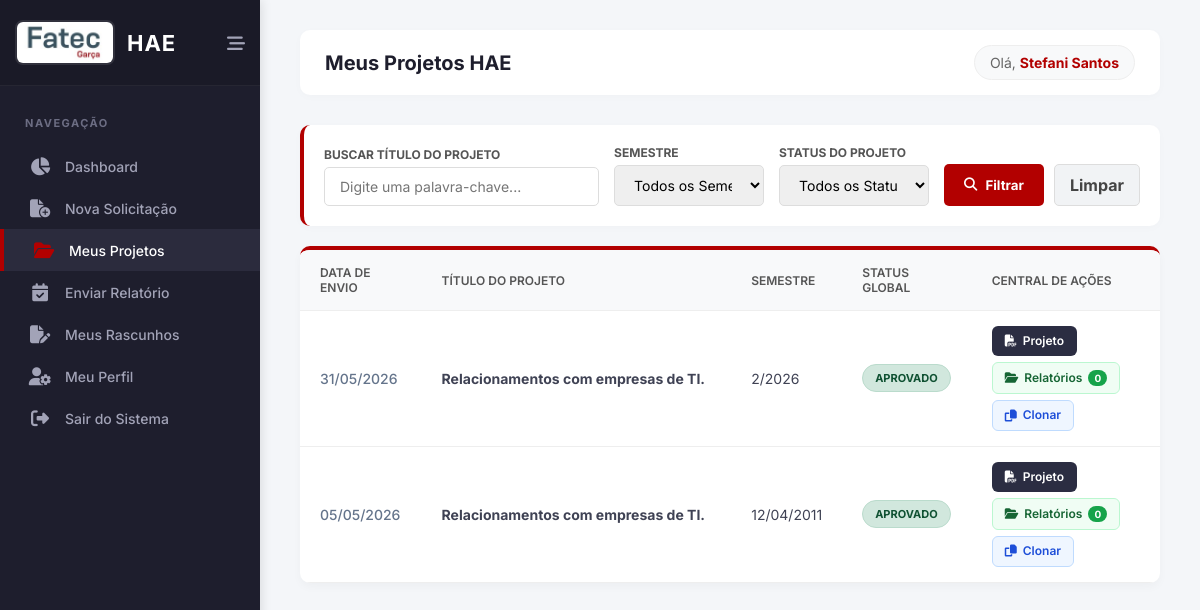
Page /meus_projetos.php (signed in) on the earlier database version.
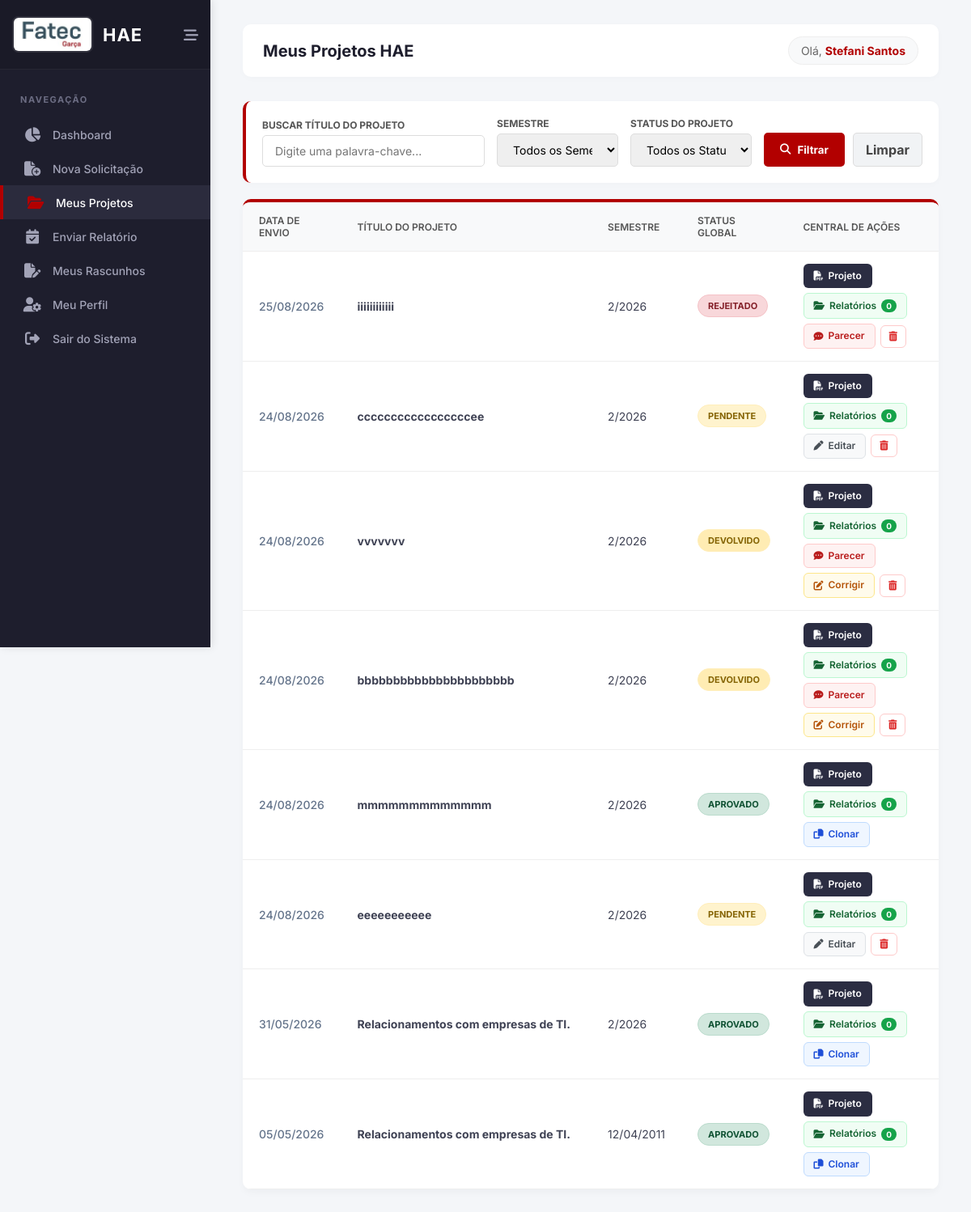
Same page on the later database version.
### tables this page shows
CREATE TABLE `solicitacoes_hae` (
  `id` int(11) NOT NULL,
  `professor_id` int(11) NOT NULL,
  `coordenador_alvo_id` int(11) DEFAULT NULL,
  `coordenador_indicado_id` int(11) DEFAULT NULL,
  `coordenador_id` int(11) DEFAULT NULL,
  `diretor_id` int(11) DEFAULT NULL,
  `parecer_coordenador` text DEFAULT NULL,
  `data_aprovacao_coordenador` date DEFAULT NULL,
  `data_parecer_coordenador` date DEFAULT NULL,
  `semestre` varchar(10) NOT NULL,
  `quantidade_horas` int(11) NOT NULL,
  `horas_aprovadas` int(11) DEFAULT NULL,
  `titulo_projeto` varchar(150) NOT NULL,
  `projeto_anterior` tinyint(1) DEFAULT 0,
  `nome_projeto_anterior` varchar(150) DEFAULT NULL,
  `objetivos_escola` text DEFAULT NULL,
  `horas_aula` int(11) NOT NULL,
  `horas_atividade` int(11) NOT NULL,
  `horas_especificas` int(11) NOT NULL,
  `total_semanal` int(11) NOT NULL,
  `total_mensal` int(11) NOT NULL,
  `categoria` varchar(255) NOT NULL,
  `justificativa` text NOT NULL,
  `objetivo` text NOT NULL,
  `metodologia` text NOT NULL,
  `envolvidos` text NOT NULL,
  `recursos_necessarios` set('Financeiro','Físico','Humano') NOT NULL,
  `detalhamento_recursos` text DEFAULT NULL,
  `cronograma` text NOT NULL,
  `resultados_esperados` text NOT NULL,
  `status_aprovacao` enum('Pendente','Aprovado','Rejeitado','Devolvido') DEFAULT 'Pendente',
  `status_coordenador` varchar(20) DEFAULT 'Pendente',
  `status_diretor` varchar(20) DEFAULT 'Pendente',
  `parecer_diretor` text DEFAULT NULL,
  `data_aprovacao_diretor` date DEFAULT NULL,
  `assinatura_coordenador` varchar(255) DEFAULT NULL,
  `assinatura_diretor` varchar(255) DEFAULT NULL,
  `data_criacao` timestamp NOT NULL DEFAULT current_timestamp()
);

### meus_projetos.php (the view, shortened to what the changed rows need)
<?php
require 'config/conexao.php';
$usuario_id = $_SESSION['usuario_id'];
$where = ["professor_id = ?"];
$params = [$usuario_id];
$sql_proj = "SELECT * FROM solicitacoes_hae WHERE " . implode(" AND ", $where) . " ORDER BY data_criacao DESC";
$stmt_proj = $pdo->prepare($sql_proj);
$stmt_proj->execute($params);
$projetos_total = $stmt_proj->fetchAll(PDO::FETCH_ASSOC);
$limite_por_pagina = 10;
$pagina_atual_pag = isset($_GET['pagina']) ? (int) $_GET['pagina'] : 1;
$offset = ($pagina_atual_pag - 1) * $limite_por_pagina;
$projetos = array_slice($projetos_total, $offset, $limite_por_pagina);
$relatorios_por_projeto = [];
?>
<!DOCTYPE html>
<html lang="pt-BR">
<head>
    <link rel="stylesheet" href="assets/css/painel.css">
    <link rel="stylesheet" href="https://cdnjs.cloudflare.com/ajax/libs/font-awesome/6.4.0/css/all.min.css">
</head>
<body>
    <aside class="sidebar" id="sidebar">
        <div class="sidebar-header">
            <a href="painel.php" class="brand">
                <h2 class="brand-text">HAE</h2>
            </a>
        </div>
    </aside>
    <main class="main-content">
        <header class="header">
            <div class="header-top">
                <h1>Meus Projetos HAE</h1>
            </div>
        </header>
        <div class="card-table">
            <div style="overflow-x: auto;">
                <table>
                    <thead>
                        <tr>
                            <th>Data de Envio</th>
                            <th style="width: 36%;">Título do Projeto</th>
                            <th>Semestre</th>
                            <th>Status Global</th>
                            <th>Central de Ações</th>
                        </tr>
                    </thead>
                    <tbody>
                        <?php if (count($projetos) > 0): ?>
                            <?php foreach ($projetos as $proj): ?>
                                <?php
                                $badge_class = 'badge-pendente';
                                if ($proj['status_aprovacao'] == 'Aprovado') $badge_class = 'badge-aprovado';
                                if ($proj['status_aprovacao'] == 'Rejeitado') $badge_class = 'badge-rejeitado';
                                if ($proj['status_aprovacao'] == 'Devolvido') $badge_class = 'badge-devolvido';
                                $motivo_recusa = "";
                                if (in_array($proj['status_aprovacao'], ['Rejeitado', 'Devolvido'])) {
                                    if ($proj['status_coordenador'] == 'Rejeitado' || $proj['status_coordenador'] == 'Devolvido')
                                        $motivo_recusa = $proj['parecer_coordenador'];
                                    else if ($proj['status_diretor'] == 'Rejeitado' || $proj['status_diretor'] == 'Devolvido')
                                        $motivo_recusa = $proj['parecer_diretor'];
                                }
                                $titulo_exibicao = preg_replace('/\s*-\s*v\d+\.\d+\s*$/i', '', $proj['titulo_projeto']);
                                $qtd_relatorios = isset($relatorios_por_projeto[$proj['id']]) ? count($relatorios_por_projeto[$proj['id']]) : 0;
                                ?>
                                <tr class="linha-projeto">
                                    <td><span style="color: #64748b; font-weight: 500;"><?php echo date('d/m/Y', strtotime($proj['data_criacao'])); ?></span></td>
                                    <td><strong><?php echo htmlspecialchars($titulo_exibicao); ?></strong></td>
                                    <td><?php echo htmlspecialchars($proj['semestre']); ?></td>
                                    <td><span class="badge <?php echo $badge_class; ?>"><?php echo $proj['status_aprovacao']; ?></span></td>
                                    <td>
                                        <div class="actions-wrapper">
                                            <a href="documento_hae.php?id=<?php echo $proj['id']; ?>" target="_blank" class="btn-action btn-pdf" title="Abrir PDF da Solicitação">
                                                <i class="fa-solid fa-file-pdf"></i> Projeto
                                            </a>
                                            <button type="button" class="btn-action btn-relatorios"
                                                data-id="<?php echo $proj['id']; ?>"
                                                data-titulo="<?php echo htmlspecialchars($titulo_exibicao, ENT_QUOTES, 'UTF-8'); ?>"
                                                data-semestre="<?php echo htmlspecialchars($proj['semestre'], ENT_QUOTES, 'UTF-8'); ?>"
                                                data-status="<?php echo $proj['status_aprovacao']; ?>"
                                                onclick="abrirModalRelatorios(this)" title="Consultar relatórios mensais deste projeto">
                                                <i class="fa-solid fa-folder-open"></i> Relatórios
                                                <span class="count-pill"><?php echo $qtd_relatorios; ?></span>
                                            </button>
                                            <?php if ($proj['status_aprovacao'] == 'Pendente'): ?>
                                                <a href="nova_solicitacao.php?edit_id=<?php echo $proj['id']; ?>" class="btn-action btn-editar-pendente" title="Editar dados da solicitação">
                                                    <i class="fa-solid fa-pen"></i> Editar
                                                </a>
                                            <?php endif; ?>
                                            <?php if ($proj['status_aprovacao'] == 'Aprovado'): ?>
                                                <a href="nova_solicitacao.php?clone_id=<?php echo $proj['id']; ?>" class="btn-action btn-clone" title="Reaproveitar este projeto para um novo semestre">
                                                    <i class="fa-solid fa-copy"></i> Clonar
                                                </a>
                                            <?php endif; ?>
                                            <?php if (in_array($proj['status_aprovacao'], ['Rejeitado', 'Devolvido'])): ?>
                                                <button type="button" class="btn-action btn-motivo" data-motivo="<?php echo htmlspecialchars($motivo_recusa, ENT_QUOTES, 'UTF-8'); ?>" onclick="abrirModalMotivo(this)" title="Ler feedback do avaliador">
                                                    <i class="fa-solid fa-comment-dots"></i> Parecer
                                                </button>
                                            <?php endif; ?>
                                            <?php if ($proj['status_aprovacao'] == 'Devolvido'): ?>
                                                <a href="nova_solicitacao.php?edit_id=<?php echo $proj['id']; ?>" class="btn-action btn-editar" title="Realizar ajustes solicitados">
                                                    <i class="fa-solid fa-pen-to-square"></i> Corrigir
                                                </a>
                                            <?php endif; ?>
                                            <?php if ($proj['status_aprovacao'] != 'Aprovado'): ?>
                                                <form method="POST" style="display:inline; margin:0; padding:0;" onsubmit="return confirm('ATENÇÃO: Tem certeza que deseja excluir definitivamente este projeto? Esta ação não pode ser desfeita.');">
                                                    <button type="submit" class="btn-action btn-excluir" title="Excluir Projeto">
                                                        <i class="fa-solid fa-trash-can"></i>
                                                    </button>
                                                </form>
                                            <?php endif; ?>
                                        </div>
                                    </td>
                                </tr>
                            <?php endforeach; ?>
                        <?php else: ?>
                            <tr><td colspan="5" style="text-align:center; padding: 40px; color: #888;">Nenhum projeto encontrado com estes filtros.</td></tr>
                        <?php endif; ?>
                    </tbody>
                </table>
            </div>
        </div>
    </main>
</body>
</html>

Differences in the rows shown:
added solicitacoes_hae: data_criacao "25/08/2026", titulo_projeto "iiiiiiiiiiii", semestre "2/2026", status_aprovacao "REJEITADO", id "0"
added solicitacoes_hae: data_criacao "24/08/2026", titulo_projeto "cccccccccccccccccee", semestre "2/2026", status_aprovacao "PENDENTE", id "0"
added solicitacoes_hae: data_criacao "24/08/2026", titulo_projeto "vvvvvvv", semestre "2/2026", status_aprovacao "DEVOLVIDO", id "0"
added solicitacoes_hae: data_criacao "24/08/2026", titulo_projeto "bbbbbbbbbbbbbbbbbbbbbb", semestre "2/2026", status_aprovacao "DEVOLVIDO", id "0"
added solicitacoes_hae: data_criacao "24/08/2026", titulo_projeto "mmmmmmmmmmmmm", semestre "2/2026", status_aprovacao "APROVADO", id "0"
added solicitacoes_hae: data_criacao "24/08/2026", titulo_projeto "eeeeeeeeeee", semestre "2/2026", status_aprovacao "PENDENTE", id "0"
